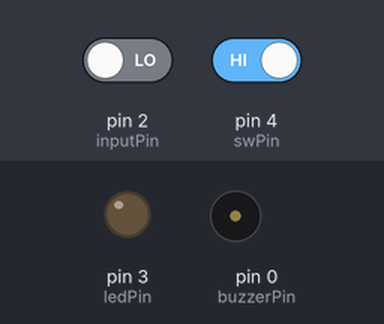
The sketch below on a simulated Arduino Uno, built with avr-gcc and run on an emulated ATmega328P. Parts: output pins drawn as LEDs (lit = HIGH), buzzer (waves = sounding). The test bench sets the inputs (shaded band); at power-on: pin 2 (inputPin) LOW, pin 4 (swPin) HIGH.

Above: at 1.2 s.
1.3 s: pin 2 (inputPin) driven HIGH
At 2.5 s:
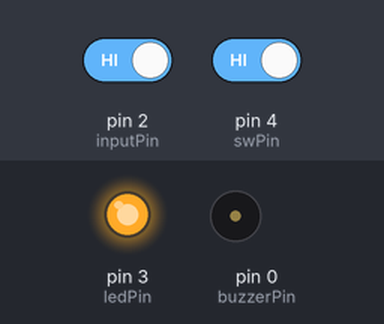
2.8 s: pin 2 (inputPin) driven LOW
At 3.7 s:
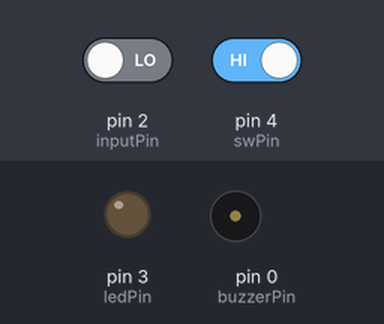
4.3 s: pin 2 (inputPin) driven HIGH and pin 4 (swPin) driven LOW
At 5.6 s:
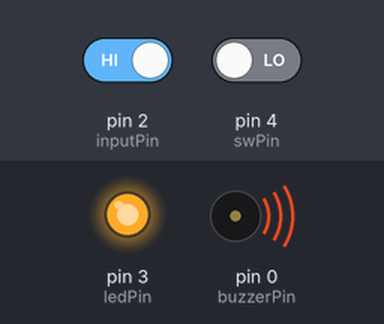
7.3 s: pin 2 (inputPin) driven LOW
At 8.54 s:
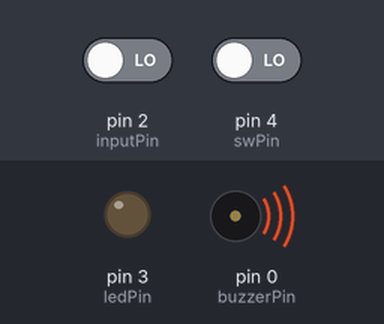
Timing chart, 0 to 10.3 s (numbered marks = the images above; inputs shaded):
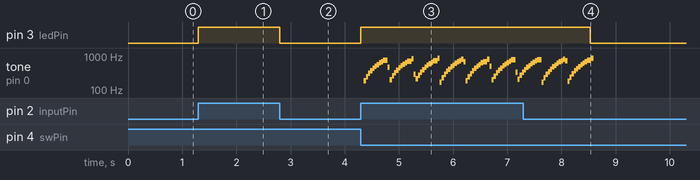

The sketch:

Security_Alarm.ino
```cpp
 /*
 * PIR sensor tester
 */

int buzzerPin = 0;
int inputPin = 2;
int ledPin = 3;
int swPin = 4;

int pirState = LOW;
int swOn = false;

void setup() {
  pinMode(ledPin, OUTPUT);
  pinMode(inputPin, INPUT);
  pinMode(buzzerPin, OUTPUT);
  pinMode(swPin, INPUT);
}

void loop() {
  if (digitalRead(swPin) == LOW) swOn = true;

  if (digitalRead(inputPin) == HIGH) {
    digitalWrite(ledPin, HIGH);

    if (pirState == LOW) {
      if (swOn) seAlarm(buzzerPin);
      pirState = HIGH;
    }
  } else {
    digitalWrite(ledPin, LOW);

    if (pirState == HIGH){
      pirState = LOW;
    }
  }
}

void beep(int speakerPin, float noteFrequency, long noteDuration) {
  int x;
  float microsecondsPerWave = 1000000 / noteFrequency;
  float millisecondsPerCycle = 1000 / (microsecondsPerWave * 2);
  float loopTime = noteDuration * millisecondsPerCycle;
  for (x = 0; x < loopTime; x++) {
    digitalWrite(speakerPin, HIGH);
    delayMicroseconds(microsecondsPerWave);
    digitalWrite(speakerPin, LOW);
    delayMicroseconds(microsecondsPerWave);
  }
}

void seAlarm(int pinNo) {
  int i, j;

  for (j = 1; j < 10; j++) {
    for (i = 300; i < 1800; i = i + 40) {
      beep(pinNo, i, 11);
    }
  }
}
```

Measured:
- after the input at 1.3 s, pin 3 (ledPin): LOW → HIGH at once
- after the input at 2.8 s, pin 3 (ledPin): HIGH → LOW at once
- after the input at 4.3 s, pin 3 (ledPin): LOW → HIGH at once; tone on pin 0 (buzzerPin): plays 189 Hz for 0.04 s, 246 Hz for 0.04 s, 307 Hz for 0.04 s, 369 Hz for 0.04 s, 432 Hz for 0.04 s, 496 Hz for 0.04 s … (69 notes in this stretch), starting after 0.05 s
- after the input at 7.3 s, pin 3 (ledPin): HIGH → LOW after 1.2 s
